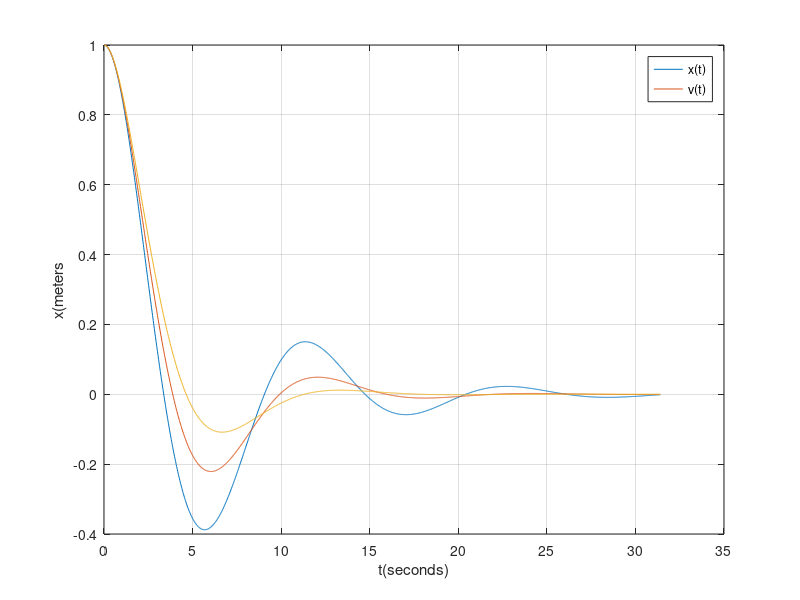

Recreate this plot in MATLAB.
%RK4 - dao dong tat dan cua he lo xo:

clear all;
clc;
k=1; m=1; c1=1:0.5:2;
m=length(c1)
for j=1:m;
c=c1(j)

f=@(t,x,v)v;
g=@(t,x,v)-(k/m)*x-(c/m)*v;

h=0.02;
t=[0:0.02:10*pi];
n=length(t);

X=zeros(n,1); 
V=zeros(n,1);

X(1)=1;
V(1)=0;

for i=1:n-1
    k1=h*f(t(i),X(i),V(i));
    l1=h*g(t(i),X(i),V(i));
    
    k2=h*f(t(i)+h/2,X(i)+k1/2,V(i)+l1/2);
    l2=h*g(t(i)+h/2,X(i)+k1/2,V(i)+l1/2);
    
    k3=h*f(t(i)+h/2,X(i)+k2/2,V(i)+l2/2);
    l3=h*g(t(i)+h/2,X(i)+k2/2,V(i)+l2/2);
    
    k4=h*f(t(i)+h,X(i)+k3,V(i)+l3);
    l4=h*g(t(i)+h,X(i)+k3,V(i)+l3);
    
    X(i+1)=X(i)+(1/6)*(k1+2*k2+2*k3+k4);
    V(i+1)=V(i)+(1/6)*(l1+2*l2+2*l3+l4);
end

KQ=[t' X V]
plot(t,X)

grid on
hold on
%plot (t,V)
xlabel('t(seconds)');
ylabel('x(meters');
legend('x(t)','v(t)')
end